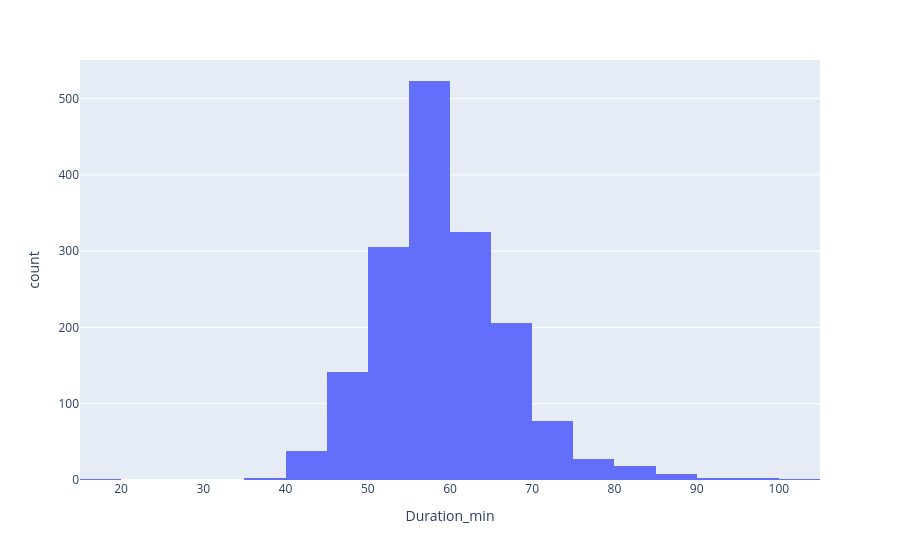

The code cell stored with this chart in its notebook:
### Markdown cell above
- The weekdays are affected by rush hours
- Friday has especially strong rush hour 
- Weekends are not affected by rush hour and have more stable but longer travel time compared to weekdays

### Code cell
px.histogram(
    df_target.filter(
        pl.col("day_of_week").is_in(["Sat", "Sun"]),
        # pl.col("is_rush_hour") == "evening_rush",
    ),
    x="Duration_min",
    nbins=30,
)

### Figure 1 — Plotly figure (JSON) as saved in the notebook; plotly's stock layout.template omitted (floating-point values rounded to 4 significant figures; data arrays with more than 128 entries replaced by an {"elided": "..."} marker saying what was removed)
{"data": [{"bingroup": "x", "hovertemplate": "Duration_min=%{x}<br>count=%{y}<extra></extra>", "legendgroup": "", "marker": {"color": "#636efa", "pattern": {"shape": ""}}, "name": "", "nbinsx": 30, "orientation": "v", "showlegend": false, "type": "histogram", "x": {"elided": "1678 float values"}, "xaxis": "x", "yaxis": "y"}], "layout": {"barmode": "relative", "legend": {"tracegroupgap": 0}, "margin": {"t": 60}, "xaxis": {"anchor": "y", "domain": [0, 1], "title": {"text": "Duration_min"}}, "yaxis": {"anchor": "x", "domain": [0, 1], "title": {"text": "count"}}}}
